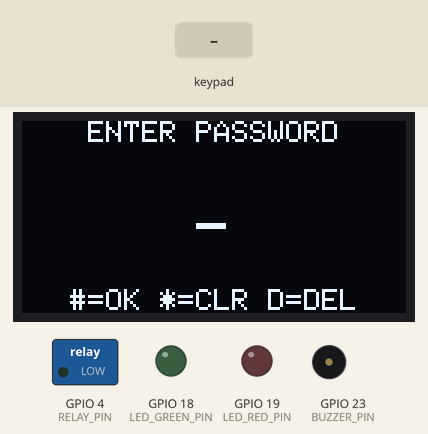
Simulated run of this sketch. Board: ESP32. Parts: 128×64 one-colour display, switched loads named in the sketch (green lamp = pin HIGH), output pins drawn as LEDs (lit = HIGH), buzzer (waves = sounding). Inputs (shaded band) come from the test bench. What the sketch prints to the serial monitor is not drawn.

Above: at 1.2 s.
1.3 s: keypad keys 2 5 8 0 # pressed 0.4 s apart
At 4.6 s:
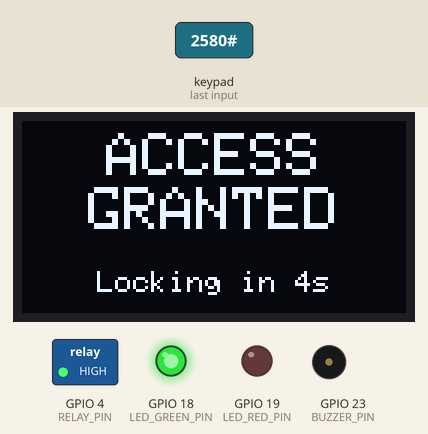
4.8 s: keypad keys 1 3 1 2 1 4 2 7 # pressed 0.4 s apart
At 9.0 s:
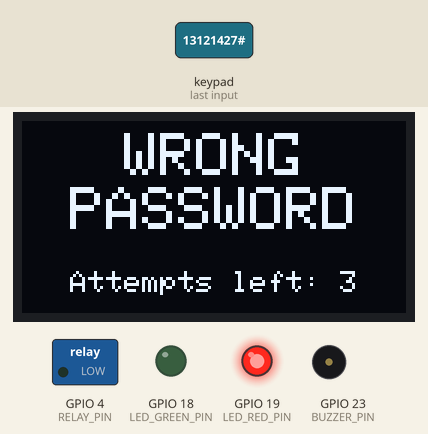
11.0 s: keypad keys 1 3 1 2 1 4 2 7 * pressed 0.4 s apart
At 11.23 s:
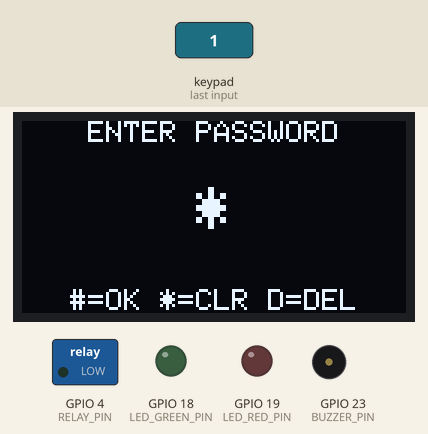
16.1 s: key '#' pressed
At 16.31 s:
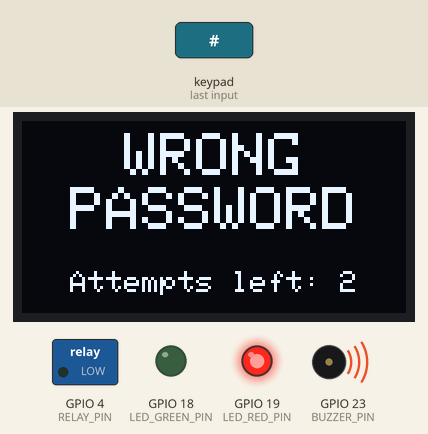
18.0 s: key '*' pressed
At 18.5 s:
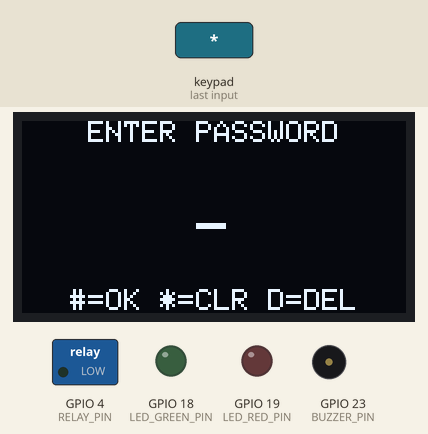
19.5 s: key '1' pressed
At 20.9 s:
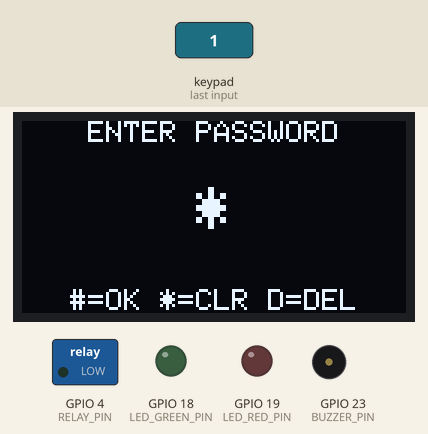
Timing chart, 0 to 22.0 s (numbered marks = the images above; inputs shaded):
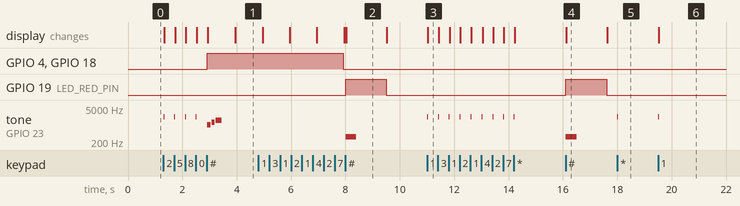

The sketch:

door_lock.ino
```cpp
// Microcontroller-based digital door lock with security alert (ESP32)
//
// 4x4 keypad -> password check -> relay -> 12 V solenoid lock.
// SSD1306 OLED for prompts, green/red LEDs for status, buzzer for audio.
// Four wrong passwords in a row lock the keypad for 30 s.
//
// Libraries: Keypad (Mark Stanley, Alexander Brevig), Adafruit SSD1306,
// Adafruit GFX. Board: ESP32 Dev Module.

#include <Wire.h>
#include <Keypad.h>
#include <Adafruit_GFX.h>
#include <Adafruit_SSD1306.h>

#include "config.h"
#include "lock_logic.h"
#include "buzzer.h"

Keypad keypad(makeKeymap(KEYMAP), (byte *)ROW_PINS, (byte *)COL_PINS, KEYPAD_ROWS, KEYPAD_COLS);
Adafruit_SSD1306 oled(OLED_WIDTH, OLED_HEIGHT, &Wire, -1);
Buzzer buzzer(BUZZER_PIN);
LockLogic lock(LOCK_PASSWORD, MAX_FAILED_ATTEMPTS, UNLOCK_MS, LOCKOUT_MS, MESSAGE_MS, MAX_PASSWORD_LEN);

bool oled_ok = false;
bool redraw = true;
uint32_t last_countdown = 0;

// ------------------------------------------------------------ outputs

void setOutputs() {
    bool open = lock.relay_on();
    digitalWrite(RELAY_PIN, open ? RELAY_ON : !RELAY_ON);
    digitalWrite(LED_GREEN_PIN, open ? HIGH : LOW);
    bool red = lock.state() == LockLogic::WRONG || lock.state() == LockLogic::LOCKOUT;
    digitalWrite(LED_RED_PIN, red ? HIGH : LOW);
}

void centered(const char *text, int16_t y, uint8_t size) {
    int16_t x1, y1;
    uint16_t w, h;
    oled.setTextSize(size);
    oled.getTextBounds(text, 0, y, &x1, &y1, &w, &h);
    oled.setCursor((OLED_WIDTH - w) / 2, y);
    oled.print(text);
}

void drawScreen(uint32_t now) {
    if (!oled_ok) return;
    char line[24];
    oled.clearDisplay();
    oled.setTextColor(SSD1306_WHITE);

    switch (lock.state()) {
    case LockLogic::ENTRY: {
        centered("ENTER PASSWORD", 0, 1);
        char stars[MAX_PASSWORD_LEN + 1] = {0};
        memset(stars, '*', lock.entered());
        centered(lock.entered() ? stars : "_", 22, 2);
        snprintf(line, sizeof(line), "#=OK *=CLR D=DEL");
        centered(line, 56, 1);
        break;
    }
    case LockLogic::UNLOCKED:
        centered("ACCESS", 4, 2);
        centered("GRANTED", 22, 2);
        snprintf(line, sizeof(line), "Locking in %lus", (unsigned long)lock.seconds_left(now));
        centered(line, 50, 1);
        break;
    case LockLogic::WRONG:
        centered("WRONG", 4, 2);
        centered("PASSWORD", 22, 2);
        snprintf(line, sizeof(line), "Attempts left: %u", lock.attempts_left());
        centered(line, 50, 1);
        break;
    case LockLogic::LOCKOUT:
        centered("LOCKED OUT", 2, 2);
        snprintf(line, sizeof(line), "%lu", (unsigned long)lock.seconds_left(now));
        centered(line, 24, 3);
        centered("Too many attempts", 56, 1);
        break;
    }
    oled.display();
}

// ------------------------------------------------------------ setup / loop

void setup() {
    Serial.begin(115200);
    pinMode(RELAY_PIN, OUTPUT);
    pinMode(LED_GREEN_PIN, OUTPUT);
    pinMode(LED_RED_PIN, OUTPUT);
    buzzer.begin();
    setOutputs();

    Wire.begin(OLED_SDA, OLED_SCL);
    oled_ok = oled.begin(SSD1306_SWITCHCAPVCC, OLED_ADDR);
    if (!oled_ok) Serial.println("SSD1306 not found, continuing without display");

    Serial.println("Door lock ready");
}

void handle(LockLogic::Event ev, uint32_t now) {
    switch (ev) {
    case LockLogic::EV_NONE:
        return;
    case LockLogic::EV_KEY:
    case LockLogic::EV_DELETED:
    case LockLogic::EV_CLEARED:
        buzzer.play(CLICK, 1);
        break;
    case LockLogic::EV_IGNORED:
        return;
    case LockLogic::EV_GRANTED:
        buzzer.play(SUCCESS, 5);
        Serial.println("ACCESS GRANTED: solenoid unlocked");
        break;
    case LockLogic::EV_DENIED:
        buzzer.play(FAILURE, 1);
        Serial.printf("WRONG PASSWORD: %u attempts left\n", lock.attempts_left());
        break;
    case LockLogic::EV_LOCKOUT:
        buzzer.play(ALARM, 7);
        Serial.printf("LOCKOUT: keypad disabled for %lu s\n", LOCKOUT_MS / 1000);
        break;
    case LockLogic::EV_RELOCKED:
        Serial.println("Relocked");
        break;
    case LockLogic::EV_LOCKOUT_END:
        Serial.println("Lockout over");
        break;
    case LockLogic::EV_READY:
        break;
    }
    setOutputs();
    redraw = true;
}

void loop() {
    static uint32_t last_scan = 0;
    uint32_t now = millis();
    buzzer.update(now);

    if (now - last_scan < SCAN_PERIOD_MS) return;
    last_scan = now;

    char k = keypad.getKey();
    if (k) {
        uint32_t t0 = micros();
        LockLogic::Event ev = lock.key(k, now);
        if (k == '#') Serial.printf("verify: %lu us\n", (unsigned long)(micros() - t0));
        handle(ev, now);
    }
    handle(lock.tick(now), now);

    // Refresh countdowns once a second
    if (lock.state() == LockLogic::UNLOCKED || lock.state() == LockLogic::LOCKOUT) {
        uint32_t s = lock.seconds_left(now);
        if (s != last_countdown) { last_countdown = s; redraw = true; }
    }
    if (redraw) {
        drawScreen(now);
        redraw = false;
    }
}
```

buzzer.h
```cpp
// Non-blocking buzzer: plays a short list of notes while loop() keeps running.
#pragma once

#include <Arduino.h>

struct Note {
    uint16_t freq;   // Hz, 0 = rest
    uint16_t ms;
};

class Buzzer {
public:
    explicit Buzzer(uint8_t pin) : pin_(pin) {}

    void begin() { pinMode(pin_, OUTPUT); }

    void play(const Note *notes, uint8_t count) {
        notes_ = notes;
        count_ = count;
        index_ = 0;
        start(millis());
    }

    void update(uint32_t now) {
        if (index_ >= count_) return;
        if (now - started_ >= notes_[index_].ms) {
            ++index_;
            if (index_ < count_) {
                start(now);
            } else {
                noTone(pin_);
            }
        }
    }

private:
    void start(uint32_t now) {
        started_ = now;
        if (notes_[index_].freq) tone(pin_, notes_[index_].freq);
        else noTone(pin_);
    }

    uint8_t pin_;
    const Note *notes_ = nullptr;
    uint8_t count_ = 0, index_ = 0;
    uint32_t started_ = 0;
};

// Feedback patterns
static const Note CLICK[]   = {{2200, 30}};
static const Note SUCCESS[] = {{1047, 120}, {0, 40}, {1319, 120}, {0, 40}, {1568, 220}};
static const Note FAILURE[] = {{330, 400}};
static const Note ALARM[]   = {{880, 200}, {0, 80}, {880, 200}, {0, 80}, {880, 200}, {0, 80}, {880, 600}};
```

lock_logic.h
```cpp
// Door-lock state machine. Plain C++ with no Arduino dependencies, so the
// same code runs on the ESP32 and in the host unit tests (test/).
//
//   ENTRY  --'#' correct-->  UNLOCKED  --UNLOCK_MS-->  ENTRY
//   ENTRY  --'#' wrong----->  WRONG (message) --MESSAGE_MS--> ENTRY
//   ENTRY  --'#' wrong, failed == max--> LOCKOUT --LOCKOUT_MS--> ENTRY
//
// Times are unsigned milliseconds; elapsed time is computed by unsigned
// subtraction, so millis() wrap-around after ~49.7 days is harmless.
#pragma once

#include <stdint.h>
#include <string.h>

class LockLogic {
public:
    enum State : uint8_t { ENTRY, UNLOCKED, WRONG, LOCKOUT };

    enum Event : uint8_t {
        EV_NONE,
        EV_KEY,          // digit accepted into the buffer
        EV_DELETED,      // last digit removed
        EV_CLEARED,      // buffer cleared
        EV_IGNORED,      // key not accepted (busy, buffer full, unused key)
        EV_GRANTED,      // correct password: unlock
        EV_DENIED,       // wrong password, attempts remain
        EV_LOCKOUT,      // wrong password, lockout started
        EV_RELOCKED,     // unlock window ended
        EV_LOCKOUT_END,  // lockout ended
        EV_READY,        // wrong-password message ended
    };

    LockLogic(const char *password, uint8_t max_attempts, uint32_t unlock_ms,
              uint32_t lockout_ms, uint32_t message_ms, uint8_t max_len)
        : password_(password), max_attempts_(max_attempts), unlock_ms_(unlock_ms),
          lockout_ms_(lockout_ms), message_ms_(message_ms),
          max_len_(max_len < kBufSize ? max_len : kBufSize - 1) {
        clear();
    }

    // Feed one key press. Returns what happened.
    Event key(char k, uint32_t now) {
        if (state_ != ENTRY) {
            return EV_IGNORED;
        }
        if (k >= '0' && k <= '9') {
            if (len_ >= max_len_) return EV_IGNORED;
            buf_[len_++] = k;
            buf_[len_] = '\0';
            return EV_KEY;
        }
        if (k == '*') {
            clear();
            return EV_CLEARED;
        }
        if (k == 'D') {
            if (len_ == 0) return EV_IGNORED;
            buf_[--len_] = '\0';
            return EV_DELETED;
        }
        if (k == '#') {
            return submit(now);
        }
        return EV_IGNORED;
    }

    // Call every loop iteration; handles the timed transitions.
    Event tick(uint32_t now) {
        uint32_t elapsed = now - since_;
        switch (state_) {
        case UNLOCKED:
            if (elapsed >= unlock_ms_) { state_ = ENTRY; return EV_RELOCKED; }
            break;
        case LOCKOUT:
            if (elapsed >= lockout_ms_) { state_ = ENTRY; failed_ = 0; return EV_LOCKOUT_END; }
            break;
        case WRONG:
            if (elapsed >= message_ms_) { state_ = ENTRY; return EV_READY; }
            break;
        default:
            break;
        }
        return EV_NONE;
    }

    State state() const { return state_; }
    bool relay_on() const { return state_ == UNLOCKED; }
    uint8_t entered() const { return len_; }
    uint8_t failed() const { return failed_; }
    uint8_t attempts_left() const { return max_attempts_ - failed_; }

    // Seconds left in the current timed state, rounded up (for countdowns).
    uint32_t seconds_left(uint32_t now) const {
        uint32_t total = state_ == UNLOCKED ? unlock_ms_ : state_ == LOCKOUT ? lockout_ms_ : 0;
        uint32_t elapsed = now - since_;
        if (total == 0 || elapsed >= total) return 0;
        return (total - elapsed + 999) / 1000;
    }

private:
    static const uint8_t kBufSize = 17;

    Event submit(uint32_t now) {
        bool ok = matches();
        clear();
        since_ = now;
        if (ok) {
            failed_ = 0;
            state_ = UNLOCKED;
            return EV_GRANTED;
        }
        if (++failed_ >= max_attempts_) {
            state_ = LOCKOUT;
            return EV_LOCKOUT;
        }
        state_ = WRONG;
        return EV_DENIED;
    }

    // Compares every character even after a mismatch, so the time taken
    // does not reveal how many leading digits were right.
    bool matches() const {
        size_t n = strlen(password_);
        uint8_t diff = (uint8_t)(n != len_);
        for (size_t i = 0; i < n; ++i) {
            char c = i < len_ ? buf_[i] : '\0';
            diff |= (uint8_t)(c ^ password_[i]);
        }
        return diff == 0;
    }

    void clear() {
        memset(buf_, 0, sizeof(buf_));
        len_ = 0;
    }

    const char *password_;
    uint8_t max_attempts_;
    uint32_t unlock_ms_, lockout_ms_, message_ms_;
    uint8_t max_len_;

    State state_ = ENTRY;
    uint32_t since_ = 0;
    uint8_t failed_ = 0;
    char buf_[kBufSize];
    uint8_t len_ = 0;
};
```

config.h
```cpp
// Pin map, password and timing for the ESP32 door lock.
#pragma once

#include <Arduino.h>

// ---- Security ----
#define LOCK_PASSWORD        "2580"   // change before deploying
#define MAX_PASSWORD_LEN     8
#define MAX_FAILED_ATTEMPTS  4
#define LOCKOUT_MS           30000UL  // 30 s lockout after MAX_FAILED_ATTEMPTS
#define UNLOCK_MS            5000UL   // solenoid held open for 5 s
#define MESSAGE_MS           1500UL   // "Wrong password" screen time

// ---- Keypad (4x4 membrane) ----
#define KEYPAD_ROWS 4
#define KEYPAD_COLS 4
static const uint8_t ROW_PINS[KEYPAD_ROWS] = {13, 12, 14, 27};
static const uint8_t COL_PINS[KEYPAD_COLS] = {26, 25, 33, 32};
static const char KEYMAP[KEYPAD_ROWS][KEYPAD_COLS] = {
    {'1', '2', '3', 'A'},
    {'4', '5', '6', 'B'},
    {'7', '8', '9', 'C'},
    {'*', '0', '#', 'D'},
};
// '#' = enter, '*' = clear, 'D' = delete last digit, 'A'-'C' unused

// ---- OLED (SSD1306 128x64, I2C) ----
#define OLED_SDA      21
#define OLED_SCL      22
#define OLED_ADDR     0x3C
#define OLED_WIDTH    128
#define OLED_HEIGHT   64

// ---- Outputs ----
#define RELAY_PIN     4
#define RELAY_ON      HIGH     // most opto-isolated relay boards are active LOW: set LOW then
#define LED_GREEN_PIN 18
#define LED_RED_PIN   19
#define BUZZER_PIN    23

// ---- Loop ----
#define SCAN_PERIOD_MS 10      // ~100 Hz keypad polling
```

Measured:
- after the input at 1.3 s, GPIO 4 (RELAY_PIN), GPIO 18 (LED_GREEN_PIN): LOW → HIGH after 1.6 s
- after the input at 4.8 s, GPIO 19 (LED_RED_PIN): LOW → HIGH after 3.2 s, → LOW 1.5 s later; tone on GPIO 23 (BUZZER_PIN): silent → 330 Hz after 3.2 s, → silent 0.40 s later; the display: first differs from a run without the input after 3.2 s (image 2)
- after the input at 11.0 s, tone on GPIO 23 (BUZZER_PIN): alternates 2200 Hz for 0.03 s and silent for 0.37 s, 18 changes in all, then stays silent, starting at once; the display: changes at once (image 3)
- after the input at 16.1 s, GPIO 19 (LED_RED_PIN): LOW → HIGH at once, → LOW 1.5 s later; tone on GPIO 23 (BUZZER_PIN): silent → 330 Hz at once, → silent 0.40 s later; the display: changes at once (image 4)
- after the input at 18.0 s, tone on GPIO 23 (BUZZER_PIN): silent → 2200 Hz at once, → silent 0.03 s later
- after the input at 19.5 s, tone on GPIO 23 (BUZZER_PIN): silent → 2200 Hz at once, → silent 0.03 s later; the display: changes at once (image 6)
- what the display in image 2 shows lasts 1.5 s, from 8.0 s to 9.5 s
